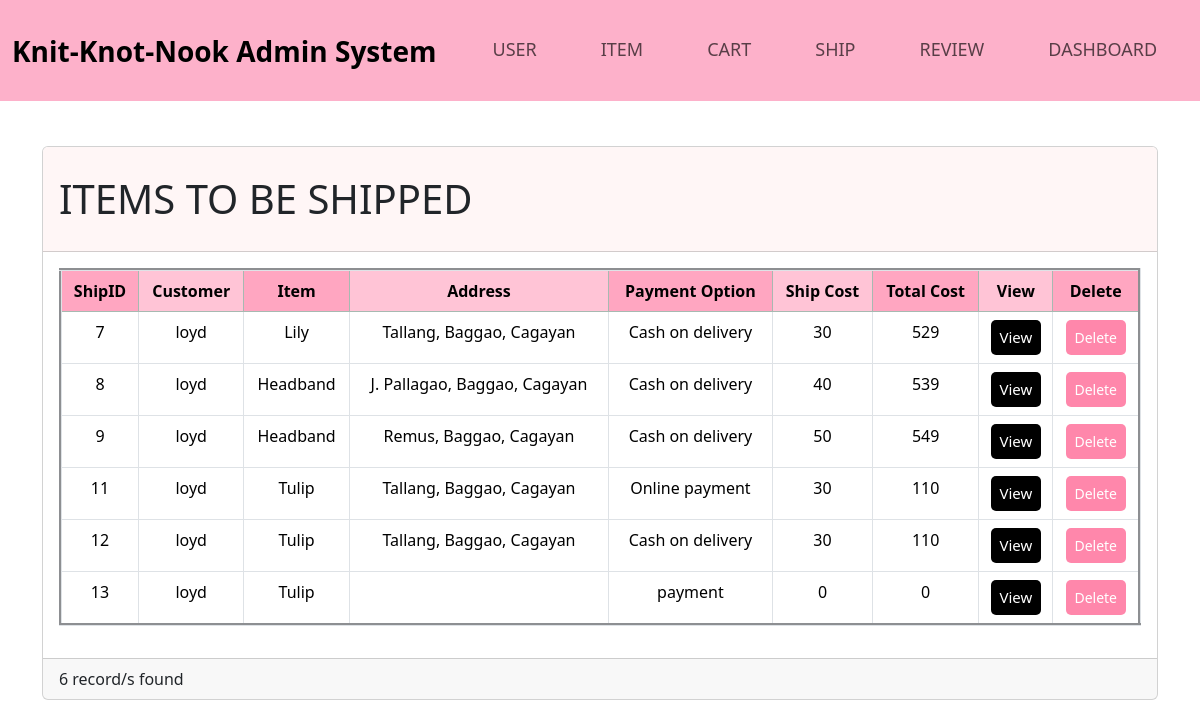
Screenshot of /ship_admin.php (signed in) with the database file from the repository.
### tables this page shows
CREATE TABLE `tblship` (
  `ShipID` int(11) NOT NULL,
  `Costumer` varchar(100) NOT NULL,
  `item` varchar(255) NOT NULL,
  `Address` varchar(100) NOT NULL,
  `PaymentOption` varchar(50) NOT NULL,
  `ShipCost` int(20) NOT NULL,
  `TotalCost` int(20) NOT NULL
);

### ship_admin.php (the view, shortened to what this page needs)
<?php
include('config.php');
?>
<!DOCTYPE html>
<html lang="en">
<head>
    <link rel="stylesheet" href="Assets/bootstrap-5.3.3-dist/css/bootstrap.css">
</head>
<body>
    <nav class="navbar navbar-expand fixed-top" style="background-color: rgb(253, 177, 202);">
        <div class="container-fluid" style="margin-top: 10px; margin-bottom: 10px;">
            <div class="collapse navbar-collapse" id="navbarTogglerDemo01">
                <a class="navbar-brand me-5" href="#" style="font-size: 28px; font-weight: bold;">Knit-Knot-Nook Admin System</a>
                <ul class="navbar-nav me-auto mb-2 mb-lg-0"  style="font-size: 18px;">
                    <li class="nav-item me-5">
                        <a class="nav-link" active-current="page" href="user_admin.php">USER</a>
                    </li>
                    <li class="nav-item me-5">
                        <a class="nav-link" active-current="page" href="item_admin.php">ITEM</a>
                    </li>
                    <li class="nav-item me-5">
                        <a class="nav-link" active-current="page" href="cart_admin.php">CART</a>
                    </li>
                    <li class="nav-item me-5">
                        <a class="nav-link" active-current="page" href="ship_admin.php">SHIP</a>
                    </li>
                    <li class="nav-item me-5">
                        <a class="nav-link" active-current="page" href="review_admin.php">REVIEW</a>
                    </li>
                    <li class="nav-item me-5">
                        <a class="nav-link" active-current="page" href="dash_admin.php">DASHBOARD</a>
                    </li>
                </ul>
            </div>
        </div>
    </nav>
    <main class="container pt-3">
        <div class="card" style="margin-top: 130px;">
            <div class="card-header" style="background-color: #fff6f6;">
                <h1 class="text">ITEMS TO BE SHIPPED</h1>
            </div>
            <div class="card-body">
                <table class="table table-bordered" border="3">
                    <thead>
                        <tr class="table-success" style="text-align: center;">
                            <th style="background-color: #ffa6c1;">ShipID</th>
                            <th style="background-color: #ffc4d6;">Customer</th>
                            <th style="background-color: #ffa6c1;">Item</th>
                            <th style="background-color: #ffc4d6;">Address</th>
                            <th style="background-color: #ffa6c1;">Payment Option</th>
                            <th style="background-color: #ffc4d6;">Ship Cost</th>
                            <th style="background-color: #ffa6c1;">Total Cost</th>
                            <th style="background-color: #ffc4d6;">View</th>
                            <th style="background-color: #ffa6c1;">Delete</th>
                        </tr>
                    </thead>
                    <tbody>
                        <?php
                        $sql = "SELECT * FROM tblship";
                        $sql_run = mysqli_query($conn, $sql);
                        if (mysqli_num_rows($sql_run) > 0) {
                            while ($rows = mysqli_fetch_array($sql_run)) {
                        ?>
                                <tr class="table" style="text-align: center;">
                                    <td class="user_id"><?php echo $rows[0]; ?></td>
                                    <td><?php echo $rows[1]; ?></td>
                                    <td><?php echo $rows[2]; ?></td>
                                    <td><?php echo $rows[3]; ?></td>
                                    <td><?php echo $rows[4]; ?></td>
                                    <td><?php echo $rows[5]; ?></td>
                                    <td><?php echo $rows[6]; ?></td>
                                    <td>
                                        <button type="button" id="view" class="btn btn-sm view_data">
                                            View
                                        </button>
                                    </td>
                                    <td>
                                        <button type="button" id="delete" data-bs-toggle="modal" data-bs-target="#deleteModal" onclick="deletexid(<?= $rows[0]; ?>);" class="btn btn-sm delete_data">
                                            Delete
                                        </button>
                                    </td>
                                </tr>
                            <?php }
                        } else {
                            ?>
                            <tr colspan="4">No record/s found</tr>
                        <?php
                        }
                        ?>
                    </tbody>
                </table>
            </div>
            <div class="card-footer">
                <?php echo mysqli_num_rows($sql_run) . " record/s found"; ?>
            </div>
    </main>
</body>
</html>

### ship_admin.php (style rules this page uses)
html { overflow-y: scroll; font-family: Tahoma; }
.navbar-nav .nav-item .nav-link { border-bottom: 2px solid transparent; transition: all 0.3s; }
.text { font-size: 40px; margin-bottom: 20px; margin-top: 20px; }
#view { background-color: black; color: white; border: none; height: 35px; width: 50px; border-radius: 5px; font-size: 15px; }
#delete { background-color: #ff87ab; border: none; height: 35px; width: 60px; border-radius: 5px; color: white; }

### rows the page displays
tblship: ShipID "7", Costumer "loyd", item "Lily", Address "Tallang, Baggao, Cagayan", PaymentOption "Cash on delivery", ShipCost "30", TotalCost "529"
tblship: ShipID "8", Costumer "loyd", item "Headband", Address "J. Pallagao, Baggao, Cagayan", PaymentOption "Cash on delivery", ShipCost "40", TotalCost "539"
tblship: ShipID "9", Costumer "loyd", item "Headband", Address "Remus, Baggao, Cagayan", PaymentOption "Cash on delivery", ShipCost "50", TotalCost "549"
tblship: ShipID "11", Costumer "loyd", item "Tulip", Address "Tallang, Baggao, Cagayan", PaymentOption "Online payment", ShipCost "30", TotalCost "110"
tblship: ShipID "12", Costumer "loyd", item "Tulip", Address "Tallang, Baggao, Cagayan", PaymentOption "Cash on delivery", ShipCost "30", TotalCost "110"
tblship: ShipID "13", Costumer "loyd", item "Tulip", PaymentOption "payment", ShipCost "0", TotalCost "0"

### other values shown
mysqli_num_rows($sql_run) "6"
